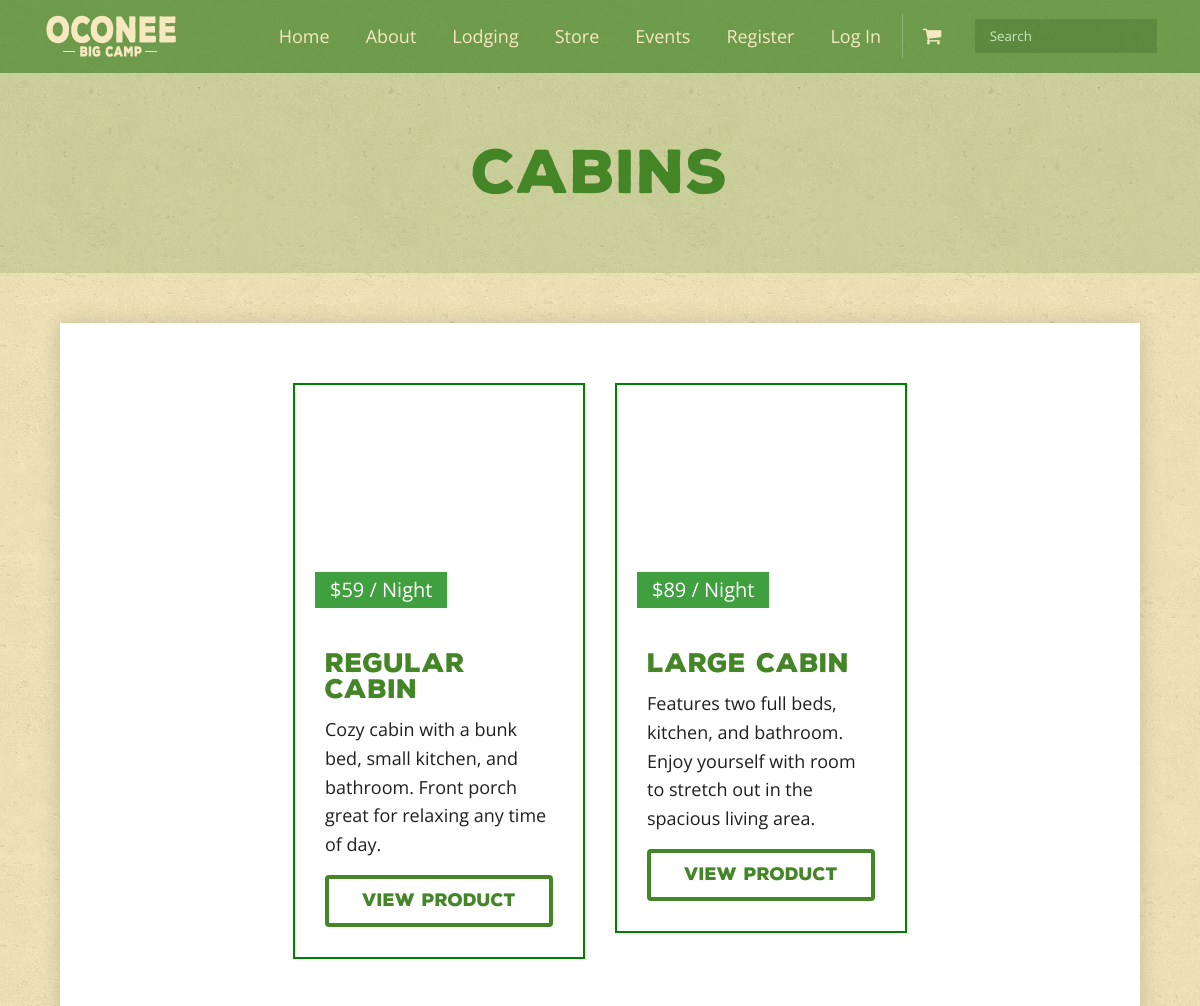
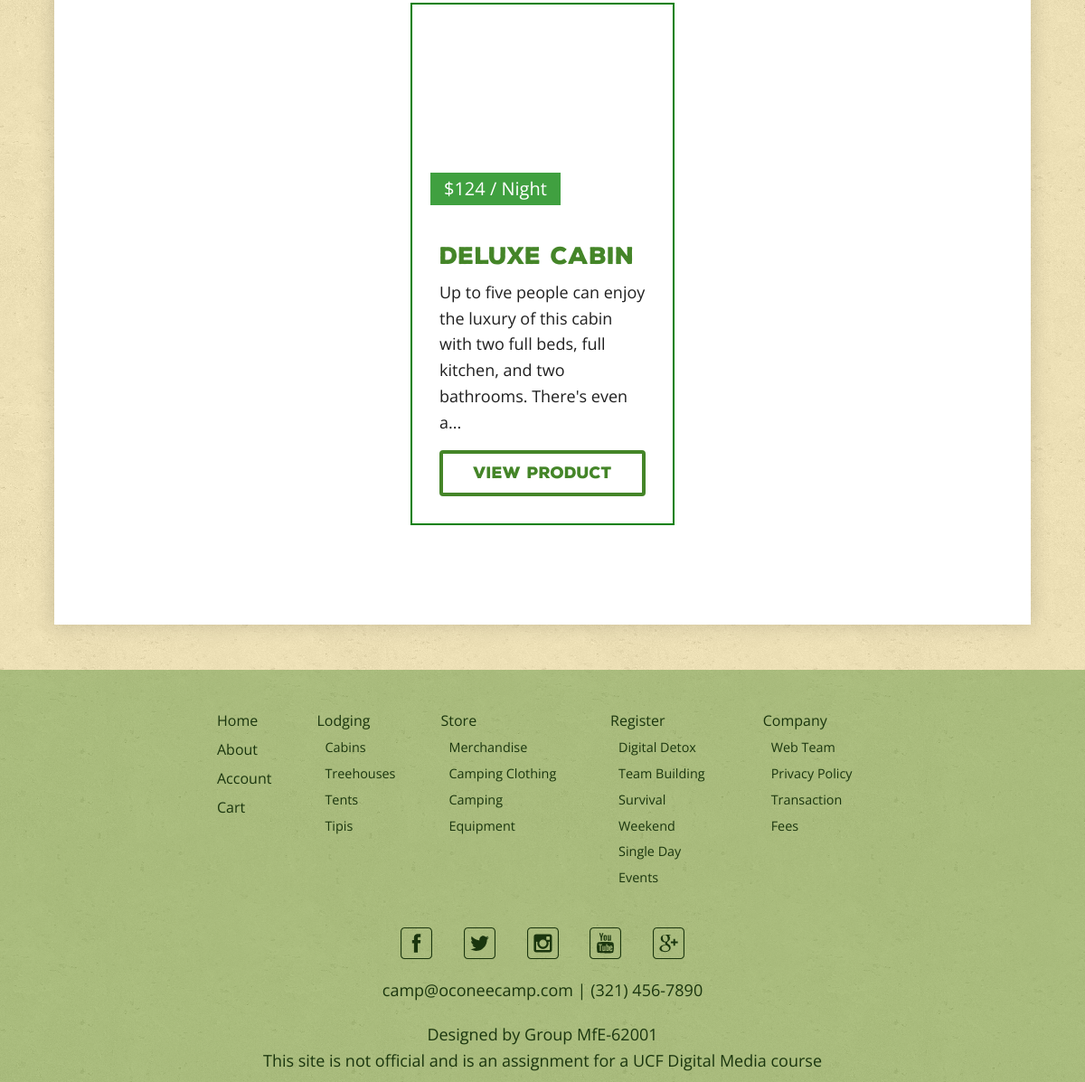
Page /catalog.php?category=cabin on the committed database (2 pictures, top to bottom).
### tables this page shows
CREATE TABLE `products` (
  `id` int(11) NOT NULL,
  `product_name` varchar(45) DEFAULT NULL,
  `description` varchar(500) DEFAULT NULL,
  `category` varchar(25) DEFAULT NULL,
  `sub_category` varchar(25) DEFAULT NULL,
  `sku` varchar(6) DEFAULT NULL,
  `stock` int(3) DEFAULT NULL,
  `cost` varchar(12) DEFAULT NULL,
  `price` varchar(12) DEFAULT NULL,
  `image_url` varchar(200) DEFAULT NULL,
  `weight` varchar(25) DEFAULT NULL,
  `size` varchar(25) DEFAULT NULL,
  `extra_info` varchar(100) DEFAULT NULL,
  `active` varchar(7) NOT NULL DEFAULT 'active'
);

### catalog.php (the view, shortened to what this page needs)
<?php
	include("includes/db_connect.php");
	if( isset($_GET['category']) ) {
		$current_category = htmlspecialchars($_GET['category']);
	}
?>
<!doctype html>
<html lang="en">
	<head>
	</head>
	<body>
		<div class="container">
			<?php
				require("includes/header.php");
			?>
			<section class="banner">
				<?php
					echo "<h1>".$current_category;
					$query = "SELECT category, sub_category
		          			  FROM products WHERE sub_category = '".$current_category."'";
      			    $result = $mysqli->query($query);
      			    if ( $row = $result->fetch_object() ) {
      			    	if( $row->category == "Accommodations" ) {
      			    		echo "s";
      			    	}
      				}
					echo "</h1>";
				?>
			</section>
			<section class="content-container">
				<?php
          			$query = "SELECT id, product_name, category, description, price, image_url, active
		          			  FROM products WHERE category = '".$current_category."' OR
		          			                       sub_category = '".$current_category."'";
		            $result = $mysqli->query($query);
		            if (mysqli_num_rows($result) == 0){
						echo "<p>No products found.</p>";
				    }else{
			            while ( $row = $result->fetch_object() ) {
								if($row->active=="active"){
									print "\t\t\t\t<div class='product-box clearfix'>\n";
									print "\t\t\t\t\t<figure class='featured-image'>\n";
									print "\t\t\t\t\t\t<a href='product.php?product_id=".$row->id."'>\n";
									print "\t\t\t\t\t\t\t<figure class='image-container' style='background: url(".$row->image_url.");'>\n";
									if($row->category=="Accommodations"){
										print "\t\t\t\t\t\t\t\t<figcaption class='product-price'>$".$row->price." / Night</figcaption>\n";
									}else{
										print "\t\t\t\t\t\t\t\t<figcaption class='product-price'>$".$row->price."</figcaption>\n";
									}
									print "\t\t\t\t\t\t\t</figure>\n";
									print "\t\t\t\t\t\t</a>\n";
									print "\t\t\t\t\t</figure>\n";
									print "\t\t\t\t\t<div class='featured-info'>\n";
									print "\t\t\t\t\t\t<a href='product.php?product_id=".$row->id."'>\n";
									print "\t\t\t\t\t\t\t<h3>".$row->product_name."</h3>\n";
									print "\t\t\t\t\t\t</a>\n";
									print "\t\t\t\t\t\t<p class='featured-info-text'>".$row->description."</p>\n";
									print "\t\t\t\t\t\t<div class='cta'>\n";
									print "\t\t\t\t\t\t\t<a href='product.php?product_id=".$row->id."'>View Product</a>\n";
									print "\t\t\t\t\t\t</div>\n";
									print "\t\t\t\t\t</div>\n";
									print "\t\t\t\t</div>\n";
								}
			            }
			        }
				?>
			</section>
			<?php
				require("includes/footer.php");
			?>
		</div>
	</body>
</html>

### css/styles.css (style rules this page uses)
body { font-family: 'Open Sans', Helvetica, Verdana, Arial, sans-serif; font-size: 62.5%; color: #1f1f1f; }
h1 { font-size: 2.2em; font-family: 'NexaRustSans', 'Open Sans', Helvetica, Verdana, Arial, sans-serif; }
h3 { font-size: 2.3em; margin: 0.5em 0; }
a { text-decoration: none; color: #448528; }
p { font-size: 1.8em; line-height: 1.6; }
section { padding: 6em 0; }
.clearfix:before, .clearfix:after { content: ""; display: table; }
.clearfix:after { clear: both; }
.clearfix { zoom: 1; }
.cta { font-size: 1.75em; color: white; display: block; }
.cta a, .cta input { display: inline-block; padding: 0.75em; color: #448528; border: 4px solid #448528; border-radius: 4px; font-weight: bold; font-family: 'NexaRustSans', 'Open Sans', Helvetica, Verdana, Arial, sans-serif; }
.container { background-color: #F6E9BF; background: url("../img/cork-wallet2.png"); padding-bottom: 0; }
section.hero, section.banner { text-align: center; display: block; background: url("../img/campfire-adults-dark2.png") no-repeat center center; background-size: cover; height: 100vh; }
.hero h1, .banner h1 { font-size: 6em; display: inline-block; margin-top: 1em; margin-bottom: 1em; color: white; }
section.banner { height: 15vh; display: table; width: 100%; background: transparent; padding: 4em 0; margin-bottom: 5em; background-color: rgba(68, 133, 40, 0.2); }
.banner h1 { vertical-align: middle; display: table-cell; color: #448528; }
.featured-image { width: 50%; float: left; padding-right: 2%; box-sizing: border-box; }
.image-container { position: relative; padding: 2em; background-color: white; border: 2px solid #448528; border-radius: 4px; box-shadow: 0px 0px 20px 1px rgba(0, 0, 0, 0.14); display: inline-block; }
.product-price { position: absolute; bottom: 15%; padding: 0.4em 1em; background-color: rgba(0,128,0,0.75); color: white; font-size: 2.25em; }
.featured-info { width: 50%; float: left; background-color: white; padding: 3em; box-sizing: border-box; border: 2px solid #448528; border-radius: 4px; box-shadow: 0px 0px 20px 1px rgba(0, 0, 0, 0.14); }
.featured-info h3 { font-size: 3.5em; margin-top: 0; font-family: 'NexaRustSans', 'Open Sans', Helvetica, Verdana, Arial, sans-serif; color: #448528; }
.featured-info p { margin-bottom: 1rem; }
.content-container { width: 80%; margin: 0 auto; display: flex; justify-content: center; align-items: flex-start; flex-wrap: wrap; background-color: white; padding: 6em; box-shadow: 0px 0px 20px 1px rgba(0, 0, 0, 0.14); }
.content-container, .info-box { max-width: 1300px; }
.product-box { width: 30%; border: 2px solid green; display: inline-block; text-align: left; vertical-align: top; margin: 0 1.5em; margin-bottom: 5em; }
.product-box .image-container { border: 0; box-shadow: none; height: 225px; background-size: cover !important; background-position: center center !important; padding: 0; margin: 2em; display: block; }
.product-box .featured-image { width: 100%; display: block; padding: 0; }
.product-box .featured-info { border: 0; padding-top: 0; width: 100%; display: block; box-shadow: none; }
.product-box .featured-info h3 { font-size: 2.6em; }
.product-box .product-price { font-size: 2em; padding: 0.4em 0.75em; bottom: 10%; }
.product-box .cta a { display: block; text-align: center; }

### rows in the picture
products: price "59", product_name "Regular Cabin", description "Cozy cabin with a bunk bed, small kitchen, and bathroom. Front porch great for relaxing any time of day."
products: price "89", product_name "Large Cabin", description "Features two full beds, kitchen, and bathroom. Enjoy yourself with room to stretch out in the spacious living area."
products: price "124", product_name "Deluxe Cabin"

### other values in the picture
$current_category "cabin"
